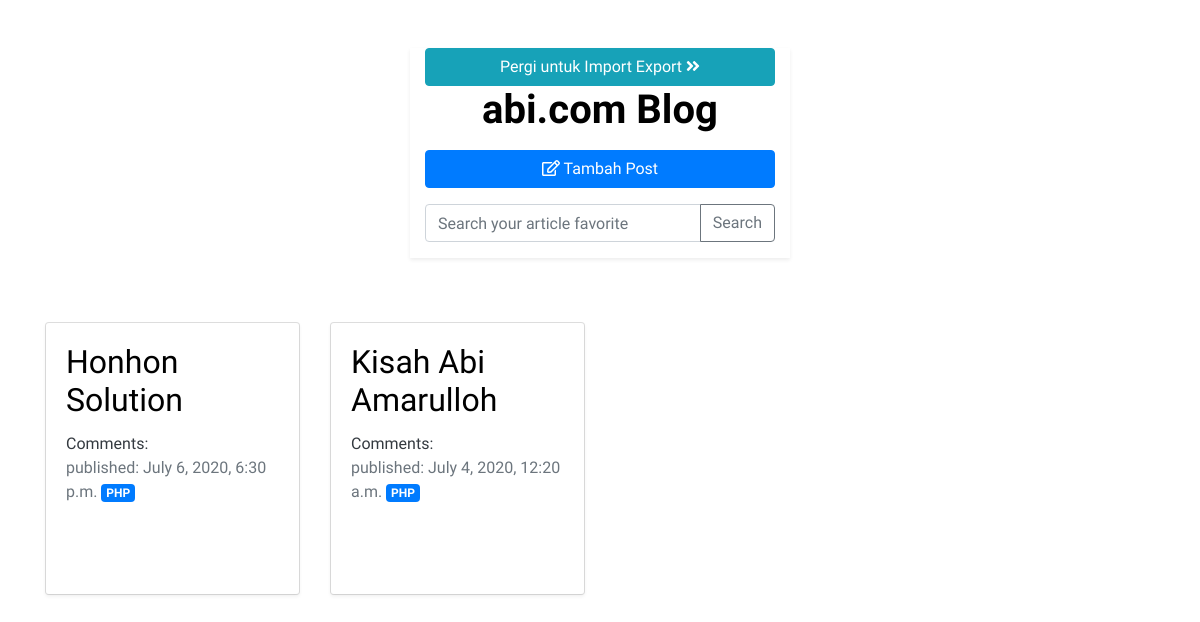
The page /tag/PHP/ (signed in) on the database its author committed.
### blog/models.py (models this page shows, shortened)
class Post(models.Model):
    author = models.ForeignKey(settings.AUTH_USER_MODEL, on_delete=models.CASCADE)
    title = models.CharField(max_length=200)
    text = models.TextField()
    tags = models.ManyToManyField(Tag)
    created_date = models.DateTimeField(default=timezone.now)
    published_date = models.DateTimeField(blank=True, null=True)

class Tag(models.Model):
    title = models.CharField(max_length=200)
    created_date = models.DateTimeField(default=timezone.now)
    published_date = models.DateTimeField(blank=True, null=True)

### blog/views.py (the view)
# urls.py: path('tag/<str:pktitle>/', views.tag_post_list, name='tag_post_list'),
def tag_post_list(request, pktitle):
    posts = Post.objects.filter(tags__title__startswith=pktitle)
    return render(request, 'blog/post_list.html', {'posts': posts})

### blog/templates/blog/post_list.html (shortened to what this page needs)
{% extends 'blog/base.html' %}
{% block content %}
    {% for post in posts %}
    <div class="col-md-3 my-3">
        <div class="card">
            <div class="card-body shadow-sm">
                <div class="post ">
                    <h2 class="card-title"><a href="{% url 'post_detail' pk=post.pk %}">{{ post.title }}</a></h2>
                    <a href="{% url 'post_detail' pk=post.pk %}" class="text-dark d-block">Comments: {{ post.approved_comments.count }}</a>
                    <span class="text-muted">published: {{ post.published_date }}</span>
                    {% for tag in post.tags.all %}
                        <a href="{% url 'tag_post_list' pktitle=tag.title %}" class="badge badge-primary">{{tag.title}}</a>
                    {% endfor %}
                </div>
            </div>
        </div>
    </div>
    {% endfor %}
{% endblock %}

### blog/static/css/blog.css (style rules this page uses)
* { font-family: 'Muli', sans-serif; }
h1, h2, h3, h4 { font-family: 'Lobster', cursive; }
.post { margin-bottom: 70px; }
.post h2 a, .post h2 a:visited { color: #000000; }

### rows shown on the page
Post: title "Honhon Solution", published_date "July 6, 2020, 6:30 p.m."
Tag: title "PHP"
Post: title "Kisah Abi Amarulloh", published_date "July 4, 2020, 12:20 a.m."
